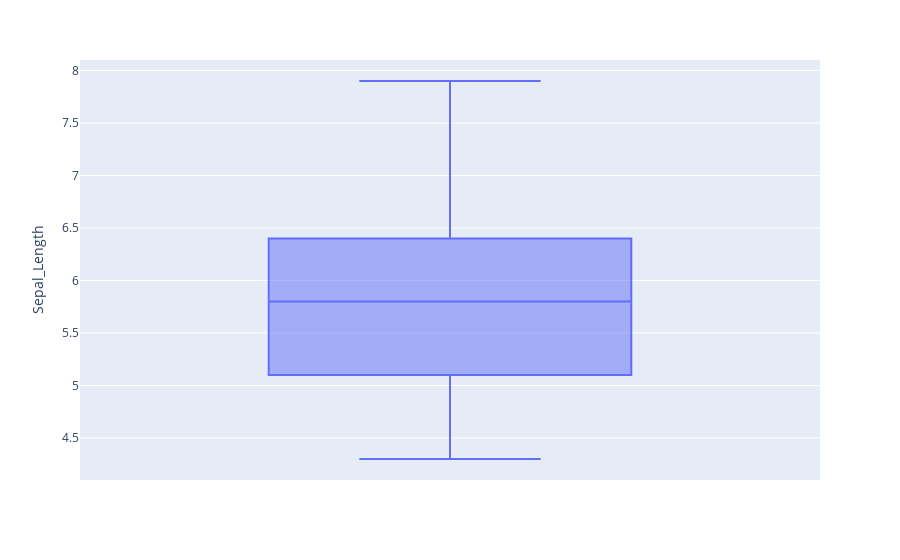

The notebook cell saved with this chart:
### Code cell
# using box plot to see outliers
import plotly.express as px
fig = px.box(data, y = 'Sepal_Length')
fig.show()

### Figure 1 — Plotly figure (JSON) as saved in the notebook; plotly's stock layout.template omitted (floating-point values rounded to 4 significant figures; data arrays with more than 128 entries replaced by an {"elided": "..."} marker saying what was removed)
{"data": [{"alignmentgroup": "True", "hovertemplate": "Sepal_Length=%{y}<extra></extra>", "legendgroup": "", "marker": {"color": "#636efa"}, "name": "", "notched": false, "offsetgroup": "", "orientation": "v", "showlegend": false, "type": "box", "x0": " ", "xaxis": "x", "y": {"elided": "147 float values"}, "y0": " ", "yaxis": "y"}], "layout": {"boxmode": "group", "legend": {"tracegroupgap": 0}, "margin": {"t": 60}, "xaxis": {"anchor": "y", "domain": [0, 1]}, "yaxis": {"anchor": "x", "domain": [0, 1], "title": {"text": "Sepal_Length"}}}}
